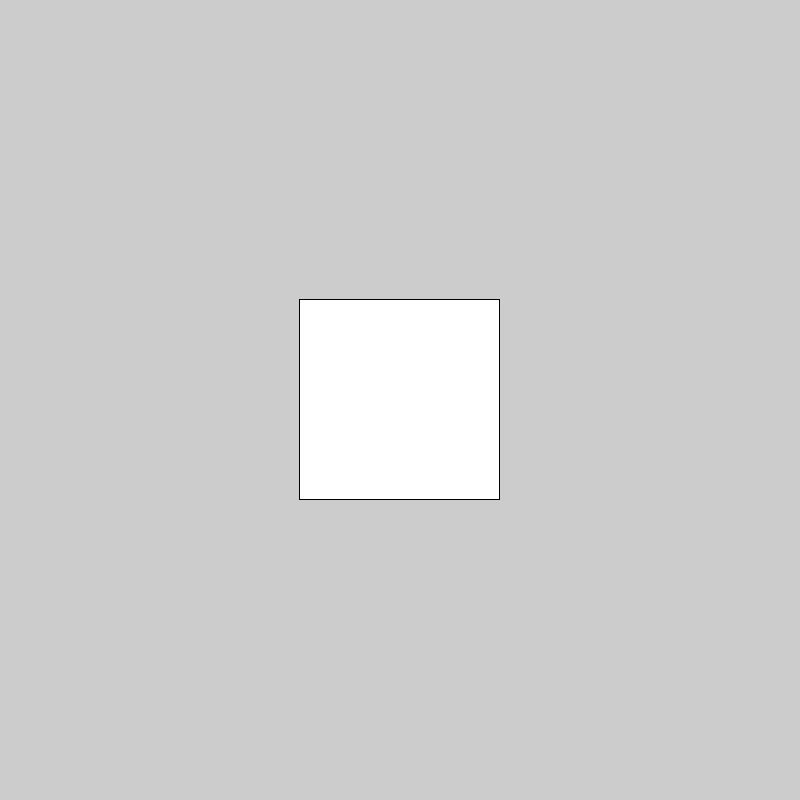
Frame 1 (no input)
Frame 60 (the mouse pressed at the canvas centre just before this capture): identical to frame 1, image omitted
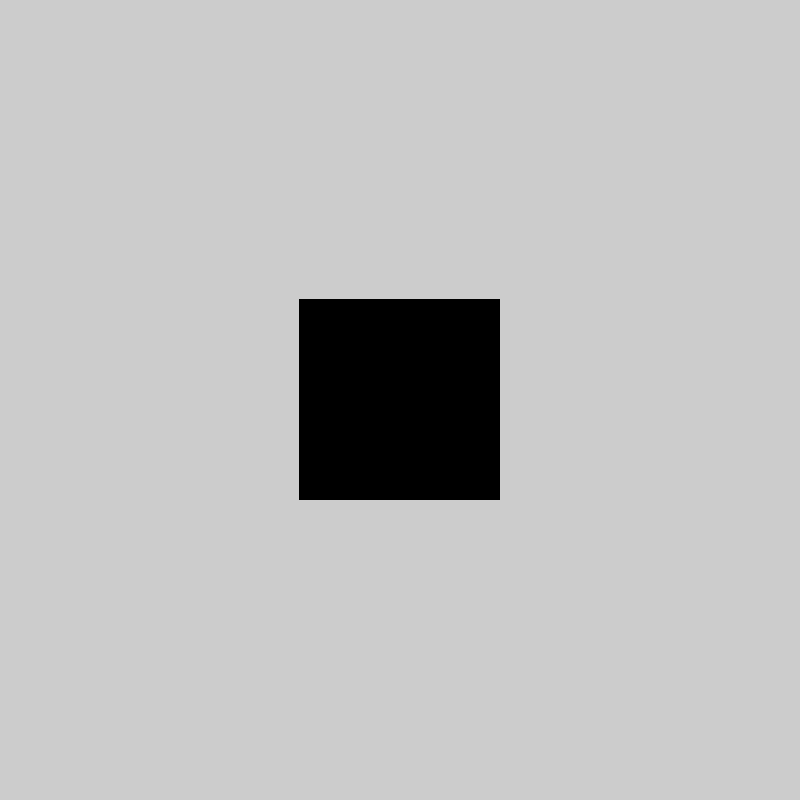
Frame 120 (the mouse held since frame 60 and released just before this capture)

The Processing sketch that drew these frames (run headless with seeded random() and noise(); from frame 60 on, the mouse is pressed at the canvas centre):

// Processing sketch: Make_Processing_5_8_BoundsOfARectangle
// ── Make_Processing_5_8_BoundsOfARectangle.pde
int x = 399-200/2;
int y = 399-200/2;
int w = 200;
int h = 200;

void setup() {
  size(800, 800);
  //rectMode(CENTER);
}

void draw() {
  background(204);
  if ((mouseX > x) && (mouseX < x+w) && (mouseY > y) && (mouseY < y+h)) {
    fill(0);
  } else {
    fill(255);
  }
  rect(x, y, w, h);
}
